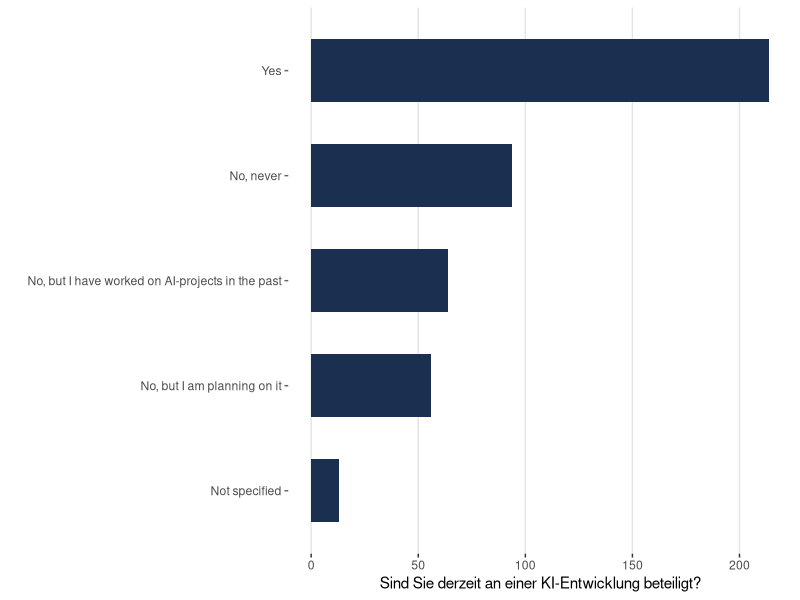

Reproduce this figure in R.
## ---- chunk 1
knitr::opts_chunk$set(echo = TRUE)
## ---- chunk 2
library(readxl)
library(tidyverse)
## ---- chunk 3
data <- read_excel("BiasUndKI_DATA_2021-12-09_1601.xlsx")
View(data)
## ---- chunk 4
german <- data[data$language == 1, ]
nrow(german)
## ---- chunk 5
german <- german %>% drop_na(language)
nrow(german)
## ---- chunk 6
which(colnames(german) == "fragebogen_fairness_und_ki_timestamp")
which(colnames(german) == "questionnaire_fairness_and_ai_timestamp")
## ---- chunk 7
german[ , 141:275] <- list(NULL)
## ---- chunk 8
ncol(german)
## ---- chunk 9
En <- data[data$language == 2, ]
nrow(En)
## ---- chunk 10
En <- En %>% drop_na(language)
nrow(En)
## ---- chunk 11
which(colnames(En) == "fragebogen_fairness_und_ki_timestamp")
which(colnames(En) == "questionnaire_fairness_and_ai_timestamp")
## ---- chunk 12
En[ , 6:140] <- list(NULL)
## ---- chunk 13
ncol(En)
## ---- chunk 14
library(writexl)
write_xlsx(german, 'german.xlsx')
write_xlsx(En, 'En.xlsx')
## ---- chunk 15
german_merge <- read_excel("german_merge.xlsx")
En_merge <- read_excel("En_merge.xlsx")
View(En_merge)
View(german_merge)
## ---- chunk 16
merged <- rbind(german_merge, En_merge)
## ---- chunk 17
nrow(merged)
ncol(merged)
## ---- chunk 18
merged <- merged[ , colSums(is.na(merged)) < nrow(merged)]
## ---- chunk 19
nrow(merged)
ncol(merged)
## ---- chunk 20
complete1 <- merged[merged$fragebogen_fairness_und_ki_complete == 2, ]
nrow(german)
## ---- chunk 21
is.factor(complete1$ki_entwicklung)
## ---- chunk 22
complete1$ki_entwicklung = as.factor(complete1$ki_entwicklung)
## ---- chunk 23
developer <- complete1 %>% 
  group_by(ki_entwicklung) %>% 
  summarize(N = n()) %>% 
  mutate(Percent = N / sum(N) * 100,
         Percent = round(Percent, 1)) %>% 
  arrange(desc(N))

#Rename Variables
developer$ki_entwicklung <- factor(developer$ki_entwicklung,levels = c(1,2,3,4,5), labels = c("Yes","No, but I have worked on AI-projects in the past", "No, but I am planning on it", "No, never", "Not specified"))

knitr::kable(developer)
## ---- chunk 24
# define theme and colors for barplots
bar_theme <-   theme(rect = element_blank(),
        axis.ticks.y = element_line(color = "grey40"),
        panel.grid.major.x = element_line(color = "grey90"))
bar_color <-  "#1b3051"
bar_width <- 0.6
## ---- chunk 25
ggplot(developer) + geom_col(aes(reorder(ki_entwicklung, N, sum), N),
                              fill = bar_color,
                              width = bar_width) +
  labs(x = "", y = "Sind Sie derzeit an einer KI-Entwicklung beteiligt?") +
  scale_y_continuous(breaks = seq(0,200,50)) +
  coord_flip() +
  bar_theme
## ---- chunk 26
nrow(complete1)
## ---- chunk 27
AIcomplete1 <- complete1[complete1$ki_entwicklung == 1 | complete1$ki_entwicklung == 2 | complete1$ki_entwicklung == 3, ]
nrow(AIcomplete1)
## ---- chunk 28
test <- En[ , colSums(is.na(En)) < nrow(En)]
